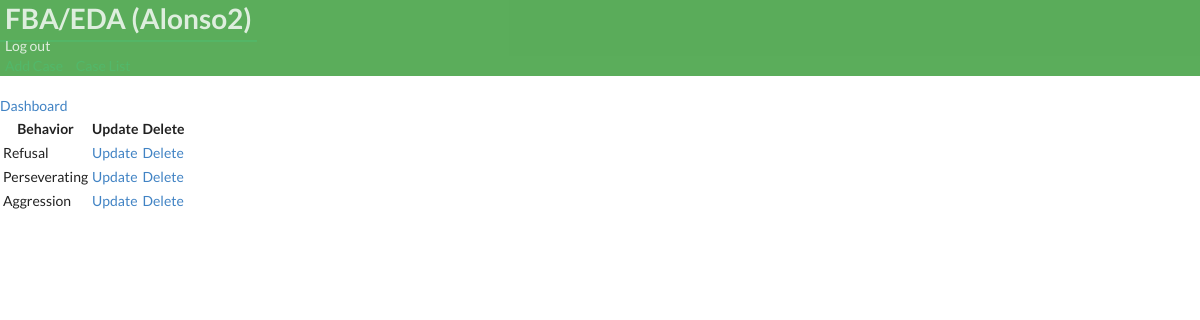
Before: /edit_behavior/2/ (signed in) with the older database file.
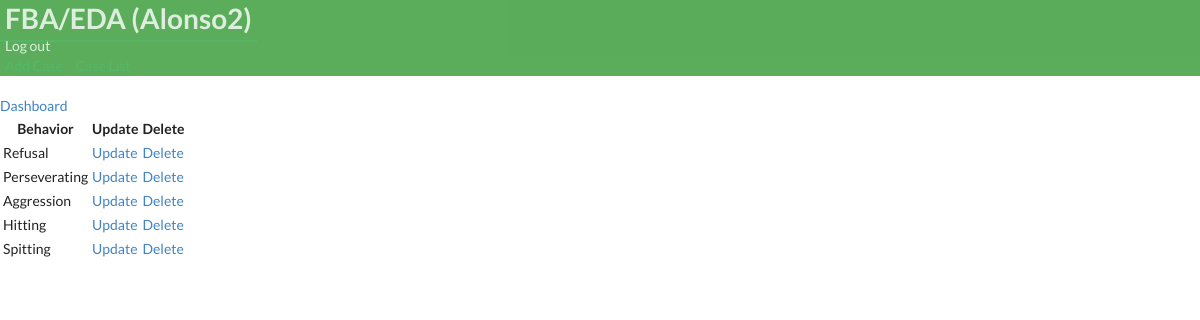
After: the same page with the newer database file.
### bip/models.py (models this page shows)
class Behavior(models.Model):
        behaviorincident = models.CharField(max_length=30,verbose_name= 'Behavior')
        behavior_definition = models.CharField(null=True, blank=True, max_length=1000,verbose_name= 'Behavior Definition')
        student= models.ForeignKey(Student,on_delete=models.CASCADE)
        user = models.ForeignKey(User, on_delete=models.CASCADE,  default=None)
        def __str__(self):
          return self.behaviorincident

### bip/views.py (the view)
# urls.py: path('edit_behavior/<pk>/', views.edit_behavior_view, name='edit_behavior'),
@login_required(login_url='case_manager_login')
@user_passes_test(is_case_manager)
def edit_behavior_view(request, pk ):
    student = Student.objects.get(id=pk)
    behaviors = Behavior.objects.all()
    behaivorpest  = Behavior.objects.filter(user=request.user)
    behaviorset = student.behavior_set.all()
    context= {
        'behaviorset':behaviorset,
        'student':student,
    }
    return render(request, 'bip/edit_behavior.html', context)

### bip/context_processors.py (called while the page is built)
def user_context(request):
    user = get_user(request)
    return {'user': user}

### bip/views.py (called while the page is built)
def is_case_manager(user):
    return user.groups.filter(name='CASE MANAGER').exists()

### bip/templates/bip/edit_behavior.html
{% extends 'partials/base.html' %}
{% block content %}
<br>
<a class="btn btn-outline-info btn-sm btn-block" href="{% url 'bip:dashboard' student.id %}"
>Dashboard</a>
<br>
<div class="container">
<div class="row">
  <div class="col-md">
    <div class="card card-body">
      <table class="table table-striped">
            <tr>
              <th>Behavior</th>
              <th>Update</th>
              <th>Delete</th>
            </tr>
            {% for behavior_incidents in behaviorset %}
            <tr>
            <td>{{behavior_incidents }}</td>
            <td><a class="btn btn-warning" href="{% url 'bip:update_behavior' behavior_incidents.id%}">Update</a></td>
            <td><a class="btn btn-danger" href="{% url 'bip:delete_behavior' behavior_incidents.id %}">Delete</a></td>
          </tr>
      {% endfor%}
      </table>
  </div>
</div>
</div>
</div>
<br>
{% endblock %}

Changed rows visible on the page:
added Behavior: behaviorincident "Hitting"
added Behavior: behaviorincident "Spitting"
